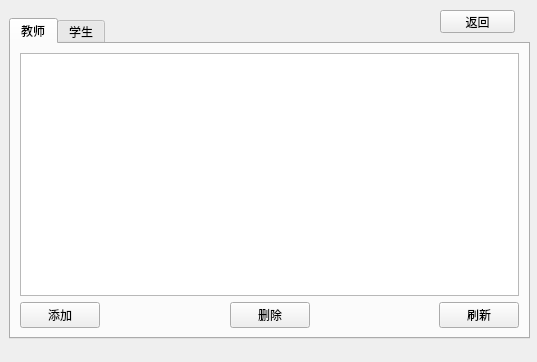
<?xml version="1.0" encoding="UTF-8"?>
<ui version="4.0">
 <class>adminform</class>
 <widget class="QWidget" name="adminform">
  <property name="geometry">
   <rect>
    <x>0</x>
    <y>0</y>
    <width>537</width>
    <height>362</height>
   </rect>
  </property>
  <property name="windowTitle">
   <string>Form</string>
  </property>
  <widget class="QTabWidget" name="tabWidget">
   <property name="geometry">
    <rect>
     <x>9</x>
     <y>18</y>
     <width>521</width>
     <height>321</height>
    </rect>
   </property>
   <property name="currentIndex">
    <number>0</number>
   </property>
   <widget class="QWidget" name="tab">
    <attribute name="title">
     <string>教师</string>
    </attribute>
    <layout class="QGridLayout" name="gridLayout_2">
     <item row="0" column="0" colspan="5">
      <widget class="QTableView" name="tvTeacher"/>
     </item>
     <item row="1" column="0">
      <widget class="QPushButton" name="btnAdd">
       <property name="text">
        <string>添加</string>
       </property>
      </widget>
     </item>
     <item row="1" column="1">
      <spacer name="horizontalSpacer">
       <property name="orientation">
        <enum>Qt::Horizontal</enum>
       </property>
       <property name="sizeHint" stdset="0">
        <size>
         <width>103</width>
         <height>20</height>
        </size>
       </property>
      </spacer>
     </item>
     <item row="1" column="2">
      <widget class="QPushButton" name="btnDel">
       <property name="text">
        <string>删除</string>
       </property>
      </widget>
     </item>
     <item row="1" column="3">
      <spacer name="horizontalSpacer_2">
       <property name="orientation">
        <enum>Qt::Horizontal</enum>
       </property>
       <property name="sizeHint" stdset="0">
        <size>
         <width>103</width>
         <height>20</height>
        </size>
       </property>
      </spacer>
     </item>
     <item row="1" column="4">
      <widget class="QPushButton" name="btnRefresh">
       <property name="text">
        <string>刷新</string>
       </property>
      </widget>
     </item>
    </layout>
   </widget>
   <widget class="QWidget" name="tab_2">
    <attribute name="title">
     <string>学生</string>
    </attribute>
    <layout class="QGridLayout" name="gridLayout_3">
     <item row="0" column="0" colspan="5">
      <widget class="QTableView" name="tvStudent_2"/>
     </item>
     <item row="1" column="0">
      <widget class="QPushButton" name="btnAdd_2">
       <property name="text">
        <string>添加</string>
       </property>
      </widget>
     </item>
     <item row="1" column="1">
      <spacer name="horizontalSpacer_4">
       <property name="orientation">
        <enum>Qt::Horizontal</enum>
       </property>
       <property name="sizeHint" stdset="0">
        <size>
         <width>103</width>
         <height>20</height>
        </size>
       </property>
      </spacer>
     </item>
     <item row="1" column="2">
      <widget class="QPushButton" name="btnDel_2">
       <property name="text">
        <string>删除</string>
       </property>
      </widget>
     </item>
     <item row="1" column="3">
      <spacer name="horizontalSpacer_3">
       <property name="orientation">
        <enum>Qt::Horizontal</enum>
       </property>
       <property name="sizeHint" stdset="0">
        <size>
         <width>103</width>
         <height>20</height>
        </size>
       </property>
      </spacer>
     </item>
     <item row="1" column="4">
      <widget class="QPushButton" name="btnRefresh_2">
       <property name="text">
        <string>刷新</string>
       </property>
      </widget>
     </item>
    </layout>
   </widget>
  </widget>
  <widget class="QPushButton" name="pushButton">
   <property name="geometry">
    <rect>
     <x>440</x>
     <y>10</y>
     <width>75</width>
     <height>23</height>
    </rect>
   </property>
   <property name="text">
    <string>返回</string>
   </property>
  </widget>
 </widget>
 <resources/>
 <connections/>
</ui>
